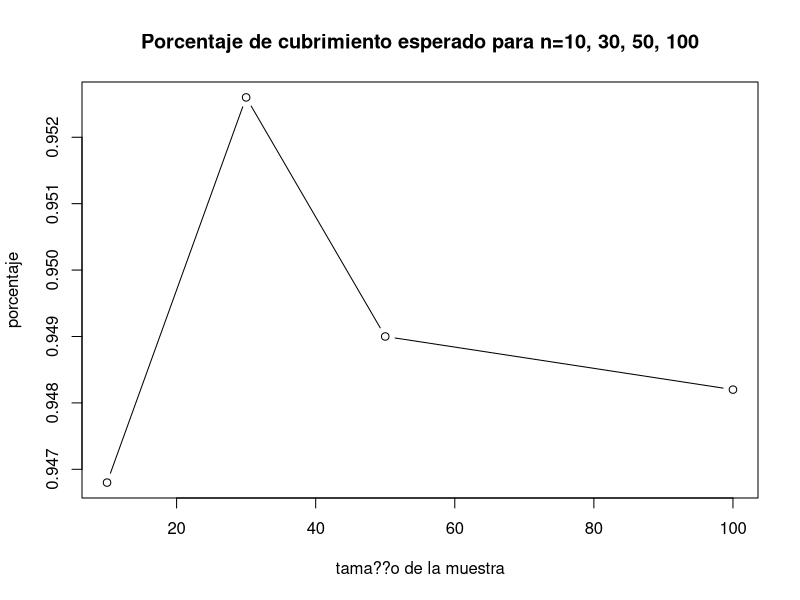
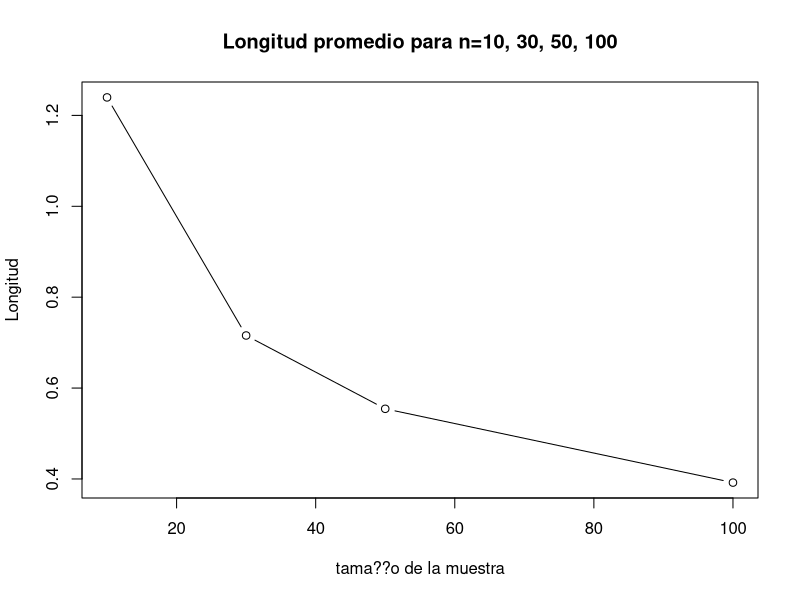
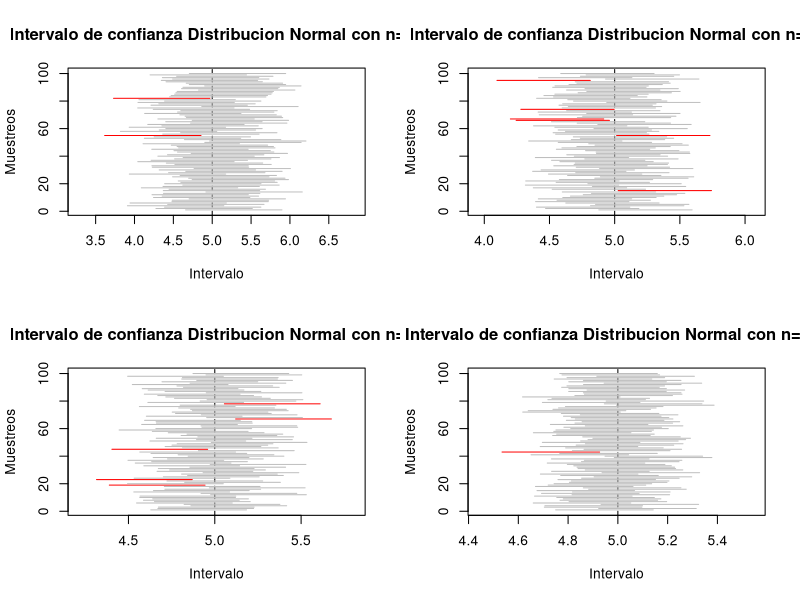
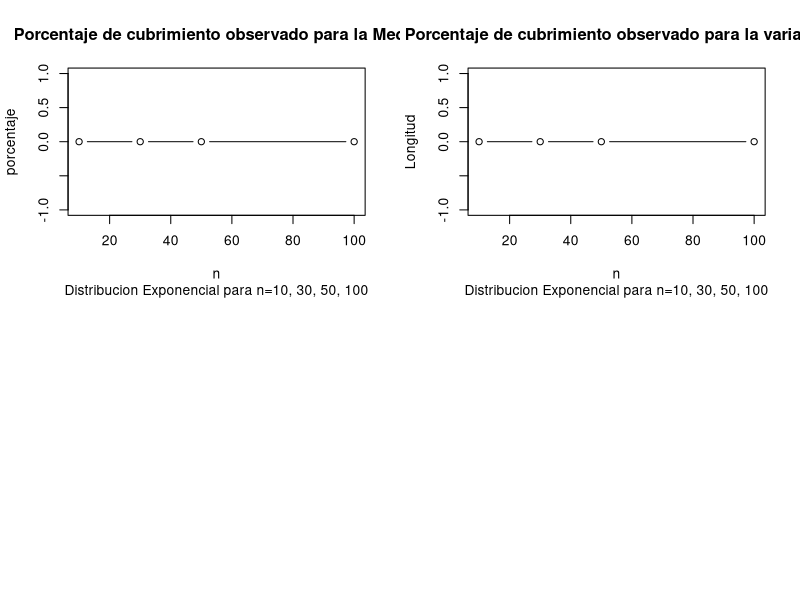

These figures' R source, in order: (Note: a time limit stopped this script after it produced the figures.)

# Laboratorio 3 Metodos Estadisticos 

# Diana C. Arias Sinisterra
# Kevin S. Garcia Chica
# Cesar A. Saavedra Vanegas

#--------------- Punto 1 ---------------#

B <- 5000 ## n??mero de experimentos
mu <- 5
sd <- 1
alpha <- 0.05
cuantil <- qnorm(1-alpha/2)

#---Para n=10---#
n1 <- 10 ## tama??o de muestra

muestras1 <- replicate(B, rnorm(n1, mu, sd))

calcula.el.intervalo1 <- function(columna) {
  
  m1 <- muestras1[, columna]
  
  sem1 <- sd(m1)/sqrt(length(m1))
  
  lim.inf1 <- mean(m1) - cuantil * sqrt(sd)/sqrt(n1)
  lim.sup1 <- mean(m1) + cuantil * sqrt(sd)/sqrt(n1)
  
  c(lim.inf1, lim.sup1)
}

#C??lculo de los nuevos intervalos#
c1=0
mis.intervalos1 <- matrix(rep(0, 10000), nrow = 2) ## matriz de ceros

for(i in 1:5000) {
  mis.intervalos1[,i] <- calcula.el.intervalo1(i)
  if (mis.intervalos1[1, i] <= mu && mis.intervalos1[2, i] >= mu){
    c1= c1+1
  }
  else{
    c1=c1
  }
}

Porcentaje1 <- c1/5000 #Proporcion de intervalos que atrapan al parametro

longitud1 <- numeric(length = B)
for (i in 1:B){
  longitud1[i]=(mis.intervalos1[2,i]-mis.intervalos1[1,i])
  longitudpro1=sum(longitud1)/B
}

#---Para n=30---#
n2 <- 30 ## tama??o de muestra

muestras2 <- replicate(B, rnorm(n2, mu, sd))

calcula.el.intervalo2 <- function(columna) {
  
  m2 <- muestras2[, columna]
  
  sem <- sd(m2)/sqrt(length(m2))
  
  lim.inf2 <- mean(m2) - cuantil * sqrt(sd)/sqrt(n2)
  lim.sup2 <- mean(m2) + cuantil * sqrt(sd)/sqrt(n2)
  
  c(lim.inf2, lim.sup2)
}

#C??lculo de los nuevos intervalos#
c2=0
mis.intervalos2 <- matrix(rep(0, 10000), nrow = 2) ## matriz de ceros

for(i in 1:5000) {
  mis.intervalos2[,i] <- calcula.el.intervalo2(i)
  if (mis.intervalos2[1, i] <= mu && mis.intervalos2[2, i] >= mu){
    c2= c2+1
  }
  else{
    c2=c2
  }
}

Porcentaje2 <- c2/5000 #Proporcion de intervalos que atrapan al parametro

longitud2 <- numeric(length = B)
for (i in 1:B){
  longitud2[i]=(mis.intervalos2[2,i]-mis.intervalos2[1,i])
  longitudpro2=sum(longitud2)/B
}

#---Para n=50---#
n3 <- 50 ## tama??o de muestra

muestras3 <- replicate(B, rnorm(n3, mu, sd))

calcula.el.intervalo3 <- function(columna) {
  
  m3 <- muestras3[, columna]
  
  sem <- sd(m3)/sqrt(length(m3))
  
  lim.inf3 <- mean(m3) - cuantil * sqrt(sd)/sqrt(n3)
  lim.sup3 <- mean(m3) + cuantil * sqrt(sd)/sqrt(n3)
  
  c(lim.inf3, lim.sup3)
}

#C??lculo de los nuevos intervalos#
c3=0
mis.intervalos3 <- matrix(rep(0, 10000), nrow = 2) ## matriz de ceros

for(i in 1:5000) {
  mis.intervalos3[,i] <- calcula.el.intervalo3(i)
  if (mis.intervalos3[1, i] <= mu && mis.intervalos3[2, i] >= mu){
    c3= c3+1
  }
  else{
    c3=c3
  }
}

Porcentaje3 <- c3/5000 #Proporcion de intervalos que atrapan al parametro

longitud3 <- numeric(length = B)
for (i in 1:B){
  longitud3[i]=(mis.intervalos3[2,i]-mis.intervalos3[1,i])
  longitudpro3=sum(longitud3)/B
}

#---Para n=100---#

n4 <- 100 ## tama??o de muestra

muestras4 <- replicate(B, rnorm(n4, mu, sd))

calcula.el.intervalo4 <- function(columna) {
  
  m4 <- muestras4[, columna]
  
  sem <- sd(m4)/sqrt(length(m4))
  
  lim.inf4 <- mean(m4) - cuantil * sqrt(sd)/sqrt(n4)
  lim.sup4 <- mean(m4) + cuantil * sqrt(sd)/sqrt(n4)
  
  c(lim.inf4, lim.sup4)
}

#Calculo de los nuevos intervalos#
c4=0
mis.intervalos4 <- matrix(rep(0, 10000), nrow = 2) ## matriz de ceros

for(i in 1:5000) {
  mis.intervalos4[,i] <- calcula.el.intervalo4(i)
  if (mis.intervalos4[1, i] <= mu && mis.intervalos4[2, i] >= mu){
    c4= c4+1
  }
  else{
    c4=c4
  }
}

Porcentaje4 <- c4/5000 #Proporcion de intervalos que atrapan al parametro

longitud4 <- numeric(length = B)
for (i in 1:B){
  longitud4[i]=(mis.intervalos4[2,i]-mis.intervalos4[1,i])
  longitudpro4=sum(longitud4)/B
}

tabla_cv<-c(Porcentaje1,Porcentaje2,Porcentaje3,Porcentaje4)
tabla_sd<-c(longitudpro1,longitudpro2,longitudpro3,longitudpro4)
tabla_cs<-c(n1,n2,n3,n4)

### Graficos ###
plot(tabla_cs, tabla_cv, type="b", main="Porcentaje de cubrimiento esperado para n=10, 30, 50, 100", 
     xlab="tama??o de la muestra", ylab="porcentaje")
plot(tabla_cs, tabla_sd, type="b", main="Longitud promedio para n=10, 30, 50, 100", 
     xlab="tama??o de la muestra", ylab="Longitud")

par(mfrow=c(2,2))
plot(1:100, type = "n",
     xlim = range(mis.intervalos1), main = "Intervalo de confianza Distribucion Normal con n=10",
     ylab = "Muestreos", xlab = "Intervalo")

abline(v = mu, lty = 2, col=("black"))

for(i in 1:100) {
  segments(mis.intervalos1[1,i], i, mis.intervalos1[2,i], i,
           col = ifelse(mis.intervalos1[1, i] < mu & mis.intervalos1[2, i] > mu, "gray", "red"))  
}

plot(1:100, type = "n",
     xlim = range(mis.intervalos2), main = "Intervalo de confianza Distribucion Normal con n=30",
     ylab = "Muestreos", xlab = "Intervalo")

abline(v = mu, lty = 2, col=("black"))

for(i in 1:100) {
  segments(mis.intervalos2[1,i], i, mis.intervalos2[2,i], i,
           col = ifelse(mis.intervalos2[1, i] < mu & mis.intervalos2[2, i] > mu, "gray", "red"))  
}

plot(1:100, type = "n",
     xlim = range(mis.intervalos3), main = "Intervalo de confianza Distribucion Normal con n=50",
     ylab = "Muestreos", xlab = "Intervalo")

abline(v = mu, lty = 2, col=("black"))

for(i in 1:100) {
  segments(mis.intervalos3[1,i], i, mis.intervalos3[2,i], i,
           col = ifelse(mis.intervalos3[1, i] < mu & mis.intervalos3[2, i] > mu, "gray", "red"))  
}

plot(1:100, type = "n",
     xlim = range(mis.intervalos4), main = "Intervalo de confianza Distribucion Normal con n=100",
     ylab = "Muestreos", xlab = "Intervalo")

abline(v = mu, lty = 2, col=("black"))

for(i in 1:100) {
  segments(mis.intervalos4[1,i], i, mis.intervalos4[2,i], i,
           col = ifelse(mis.intervalos4[1, i] < mu & mis.intervalos4[2, i] > mu, "gray", "red"))  
}

#-------------------------------------------------------------#
# Para una Exponencial
B <- 5000 ## n??mero de experimentos
n <- 100 ## tama??o de muestra
mu <- 5
sd <- 25
coeficiente <- 0.95
alpha <- 1-coeficiente  

muestras <- replicate(B, rexp(n,1/5))


calcula.el.intervalo <- function(columna) {
  
  m <- muestras[, columna]
  
  lim.inf <- mean(m) - qt(alpha/2,n-1)*sqrt(var(m))/sqrt(n)    
  lim.sup <- mean(m) + qt(alpha/2,n-1)*sqrt(var(m))/sqrt(n)
  
  c(lim.inf, lim.sup)
}

#---C??lculo de los nuevos intervalos---#
c=0
mis.intervalos <- matrix(rep(0, 10000), nrow = 2) ## matriz de ceros

for(i in 1:5000) {
  mis.intervalos[,i] <- calcula.el.intervalo(i)
  if (mis.intervalos[1, i] <= mu && mis.intervalos[2, i] >= mu){
    c= c+1
  }
  else{
    c=c
  }
}

Porcentaje <- c/5000 #Proporcion de intervalos que atrapan al parametro

longitud <- numeric(length = B)
for (i in 1:B){
  longitud[i]=(mis.intervalos[2,i]-mis.intervalos[1,i])
  longitudpro=sum(longitud)/B
}

tabla_cs<-c(n1,n2,n3,n4)
tablaexp <-c(0,0,0,0)

### Graficos ###
plot(tabla_cs, tablaexp, type="b", main="Porcentaje de cubrimiento observado para la Media", 
     sub="Distribucion Exponencial para n=10, 30, 50, 100", xlab="n", ylab="porcentaje")

plot(tabla_cs, tablaexp, type="b", main="Porcentaje de cubrimiento observado para la varianza", 
     sub="Distribucion Exponencial para n=10, 30, 50, 100", xlab="n", ylab="Longitud")

#--------------- Punto 4 ---------------#
  


#--------------- Punto 7 ---------------#
################   Parametros de las distribuciones #######################

k=100               ## Parametro de forma de la gamma
lambda_ga=0.5       ## Parametro de escala de la gamma
media=200           ## Media de la normal y parametro de locacion de laplace
sigma=sqrt(400)     ## Desviacion estandar de la normal
c=200 		    ## Parametro uniforme
d=600 		    ## Parametro uniforme

########################      distribucion normal    ##################################
cv_r=sigma/media    ## Coeficiente de variaci??n
alpha=0.05          ## Trabajamos con un nivel de confianza del 0.05
nsim=5000           ## numero de simulaciones
nsim2=100          ## Numero de remuestras
n<-c(5,seq(10,100,10)) ## Tama??o de muestras

tabla_sd<-matrix(nrow=11,ncol=6)               ## Matriz que almacena los 
colnames(tabla_sd)<-c("L.I 1","C.I 1", "L.I 2" #valores de la longitud media 
                      ,"C.I 2","L.I 3","C.I 3")#y la cobertura media de cada 
rownames(tabla_sd)<-c("5","10","20","30","40"  #intervalo para cada tama??o 
                      ,"50","60", "70","80",   #de muestra para la desviacion
                      "90","100")

tabla_cv<-matrix(nrow=11,ncol=8)               ## Matriz que almacena los 
colnames(tabla_cv)<-c("L.I 1","C.I 1", "L.I 2" #valores de la longitud media 
                      ,"C.I 2","L.I 3","C.I 3",#y la cobertura media de cada
                      "L.I 4", "C.I 4")        #intervalo para cada tama??o 
rownames(tabla_cv)<-c("5","10","20","30",      #de muestra para la desviacion
                      "40","50","60",
                      "70","80","90","100")

dist<-function(n,a,b){    ## Ditribucion a evaluar 
  x<-rnorm(n,a,b)
}

###################### Intevalos para la desviaci??n #########################

for(l in 1:length(n)){
  a=0      
  b=0
  long1=0   ## Vector de longitudes para el estimador 1
  long2=0   ## Vector de longitudes para el estimador 2
  contador1=0
  contador2=0
  p=1/(2*sqrt(n[l]-4)) ##Proporcion para el promedio recortado
  for(m in 1:nsim){
    x<-dist(n[l],media,sigma)   ## Distribucion a evaluar
    
    ##Calcular ro4 #######
    
    for(j in 1:n[l]){    
      b= b+((x[j]-mean(x))^2)  ## Denominador de ro
    }
    for(i in 1:n[l]){
      a=a+(((x[i]-mean(x, trim=p))^4)/(b^2)) #### ro4/n
    }
    r=n[l]*a  ## Ro 4
    
    ##Calcular c
    c=n[l]/(n[l]+qnorm((alpha/2),0,1))
    
    ## Calcular se
    se=c*(sqrt(((r*(n[l]-3))/n[l])/(n[l]-1)))
    
    ##Limites de los intervalos 
    
    #### Intervalo 1
    
    li1=sqrt(exp(log(c*var(x))+(qnorm((alpha/2),0,1)*se))) ## Inferior
    ls1=sqrt(exp(log(c*var(x))+(qnorm((1-(alpha/2)),0,1)*se))) ## Superior
    
    ## Intervalo 2
    
    li2<-sqrt(((n[l]-1)*var(x))/qchisq(1-(alpha/2),n[l]-1)) ## Inferior
    ls2<-sqrt(((n[l]-1)*var(x))/qchisq((alpha/2),n[l]-1)) ## Superior
    
    ## Calculo de la longitud
    
    long1[m]<- ls1-li1 ##Longitud intervalo 1
    long2[m]<- ls2-li2 ## Longitud intervalo 2
    
    if (sigma>=li1 & sigma<=ls1){
      contador1= contador1+1}   
    
    if (sigma>=li2 & sigma<=ls2){
      contador2= contador2+1 }
  } 
  
  ## Almacenamos todos los valores para cada n en un matriz
  
  tabla_sd[l,1]=mean(long1)
  tabla_sd[l,3]=mean(long2)
  tabla_sd[l,2]=contador1/nsim
  tabla_sd[l,4]=contador2/nsim
}

##### Intervalo bootrap para la desviaci??n estandar 

sd_boot=0  ## Vector para la distribcion de la desviaci??n

for(m in 1:length(n)){
  long7=0  ## vector de longitudes
  contador7=0 
  for(l in 1:nsim){
    x<-dist(n[m],media,sigma) ## Muestra de la distribucon a evaluar
    for(j in 1:nsim2){
      mues_boot<-sample(x,n[m],replace=T) ## Muestras con reemplazo
      sd_boot[j]= sd(mues_boot)}
    li7=quantile(sd_boot, (alpha/2))  #limite inferior
    ls7=quantile(sd_boot, 1-(alpha/2)) #limite superior
    
    long7[l]=ls7-li7  ## Calculo de la longitud
    
    if(sigma>=li7 & sigma<=ls7){
      contador7=contador7+1}   
  }
  tabla_sd[m,5]=mean(long7)  ## Longitud promedio
  tabla_sd[m,6]=contador7/nsim ## Cobertura
}

tabla_sd
############ Intervalos de confianza para CV #######################

for(j in 1:length(n)){
  long3=0  ## Vector de longitudes para el intervalo 1
  long4=0  ## Vector de longitudes para el intervalo 2 
  long5=0  ## Vector de longitudes para el intervalo 3
  contador3=0
  contador4=0
  contador5=0
  
  for(i in 1:nsim){ 
    x<-dist(n[j],media,sigma) ## distribucion a evaluar
    
    cv= sd(x)/mean(x)  ## Coeficiente de varianci??n estiamado
    
    ## Inverlo 1
    li3=cv+(qnorm((alpha/2),0,1)*sqrt(1/(n[j]-1))*(cv^2)*(0.5+(cv^2)))
    ls3=cv+(qnorm(1-(alpha/2),0,1)*sqrt(1/(n[j]-1))*(cv^2)*(0.5+(cv^2)))
    
    ## Intervalo 2
    li4=((sqrt((n[j]-1))*cv)/(sqrt(qchisq(1-(alpha/2),n[j]-1))))
    ls4=((sqrt((n[j]-1))*cv)/(sqrt(qchisq((alpha/2),n[j]-1))))
    
    ## Intervalo 3
    li5=cv+(qnorm((alpha/2),0,1)*(sqrt((cv^4)+0.5*(cv^2))/sqrt(n[j])))
    ls5=cv+(qnorm(1-(alpha/2),0,1)*(sqrt((cv^4)+0.5*(cv^2))/sqrt(n[j])))
    
    ## Calculo de la Longitud
    
    long3[i]=ls3-li3
    long4[i]=ls4-li4
    long5[i]=ls5-li5
    
    # Calculo de la Cobertura para cada intervalo 
    if (cv_r>=li3 & cv_r<=ls3){
      contador3= contador3+1}
    
    if (cv_r>=li4 & cv_r<=ls4){
      contador4= contador4+1}
    
    if (cv_r>=li5 & cv_r<=ls5){
      contador5= contador5+1}
  }
  
  tabla_cv[j,1]=mean(long3)
  tabla_cv[j,3]=mean(long4)
  tabla_cv[j,5]=mean(long5)
  tabla_cv[j,2]=contador3/nsim
  tabla_cv[j,4]=contador4/nsim
  tabla_cv[j,6]=contador5/nsim
}

##### Intervalo bootrap para el coeficiente de variaci??n ###############
cv_boot=0

for(m in 1:length(n)){
  cober6=0
  long6=0
  contador6=0
  for(l in 1:nsim){
    x<-dist(n[m],media,sigma)
    for(j in 1:nsim2){
      mues_boot<-sample(x,n[m],replace=T) ## Muestras con reemplazo
      cv_boot[j]= sd(mues_boot)/mean(mues_boot) }
    li6=quantile(cv_boot, (alpha/2))
    ls6=quantile(cv_boot, 1-(alpha/2))
    
    long6[l]=ls6-li6
    
    if(cv_r>=li6 & cv_r<=ls6){
      contador6=contador6+1}   
  }
  tabla_cv[m,7]=mean(long6)
  tabla_cv[m,8]=contador6/nsim
}
####### Graficas ########
par(mfrow=c(1,2))
plot(tabla_sd[,2],main="Cobertura de los intervalos para sd
     en la distribucion Normal",col="red",type="o",
     xaxt='n',ylim=c(0,1),pch=5,xlab="Tama??o muestra",
     ylab="Proporcion de aceptados")
axis(1,1:length(n),n)
lines(tabla_sd[,4],col="blue",type="o")
lines(tabla_sd[,6],type="b")
abline(h=1-alpha,col="green")
legend(5,0.7,c("alpha","estimador 1","estimador 2","Bootstrap"),
       col=c("green","red","blue","black"),lty=c(1,1),cex=0.8)

plot(tabla_sd[,1],main="Longitud de los intervalos para sd
     en la distribucion Normal",col="red",type="o",
     xaxt='n',ylim=c(0,max(tabla_sd[,1])),pch=5,xlab="Tama??o muestra",
     ylab="Longitud")
axis(1,1:length(n),n)
lines(tabla_sd[,3],col="blue",type="o")
lines(tabla_sd[,5],type="b")
legend(5,90,c("estimador 1","estimador 2","Bootstrap"),
       col=c("red","blue","black"),lty=c(1,1),cex=0.8 )

par(mfrow=c(1,2))
plot(tabla_cv[,2],main="Cobertura de los intervalos para CV
     en la distribucion Normal",col="red",type="o",
     xaxt='n',ylim=c(0,1),pch=5,xlab="Tama??o muestra",
     ylab="Proporcion de aceptados")
axis(1,1:length(n),n)
lines(tabla_cv[,4],col="blue",type="o")
lines(tabla_cv[,6],type="b")
lines(tabla_cv[,8], col="purple", type="o")
abline(h=1-alpha,col="green")
legend(5,0.85,c("alpha","estimador 1","estimador 2","estimador 3","Bootstrap"),
       col=c("green","red","blue","purple","black"),lty=c(1,1),cex=0.8)

plot(tabla_cv[,1],main="Longitud de los intervalos para CV
     en la distribucion Normal",col="red",type="o",
     xaxt='n',ylim=c(0,max(tabla_cv)),pch=5,xlab="Tama??o muestra",
     ylab="Longitud")
axis(1,1:length(n),n)
lines(tabla_cv[,3],col="blue",type="o")
lines(tabla_cv[,5],type="b")
lines(tabla_cv[,7], col="purple", type="o")
legend(5,0.85,c("estimador 1","estimador 2","estimador 3","Bootstrap"),
       col=c("red","blue","purple","black"),lty=c(1,1),cex=0.8) 

################ distribucion Gamma #######################
tabla_cv<-matrix(nrow=11,ncol=8)               ## Matriz que almacena los 
colnames(tabla_cv)<-c("L.I 1","C.I 1", "L.I 2" #valores de la longitud media 
                      ,"C.I 2","L.I 3","C.I 3",#y la cobertura media de cada
                      "L.I 4", "C.I 4")        #intervalo para cada tama??o 
rownames(tabla_cv)<-c("5","10","20","30",      #de muestra para la desviacion
                      "40","50","60",
                      "70","80","90","100")
tabla_sd<-matrix(nrow=11,ncol=6)               ## Matriz que almacena los 
colnames(tabla_sd)<-c("L.I 1","C.I 1", "L.I 2" #valores de la longitud media 
                      ,"C.I 2","L.I 3","C.I 3")#y la cobertura media de cada 
rownames(tabla_sd)<-c("5","10","20","30","40"  #intervalo para cada tama??o 
                      ,"50","60", "70","80",   #de muestra para la desviacion
                      "90","100")

alpha=0.05
k=100               ## Parametro de forma de la gamma
lambda_ga=0.5       ## Parametro de escala de la gamma
sigma=sqrt(400) 
cv_g=1/sqrt(100) 
nsim=5000           ## numero de simulaciones
nsim2=100          ## Numero de remuestras
n<-c(5,seq(10,100,10)) ## Tama??o de muestras

for(l in 1:length(n)){
  a=0      
  b=0
  long1=0   ## Vector de longitudes para el estimador 1
  long2=0   ## Vector de longitudes para el estimador 2
  contador1=0
  contador2=0
  p=1/(2*sqrt(n[l]-4)) ##Proporcion para el promedio recortado
  for(m in 1:nsim){
    x<-rgamma(n[l],shape=k,scale=lambda_ga)  ## Distribucion a evaluar
    
    ##Calcular ro4 #######
    
    for(j in 1:n[l]){    
      b= b+((x[j]-mean(x))^2)  ## Denominador de ro
    }
    for(i in 1:n[l]){
      a=a+(((x[i]-mean(x, trim=p))^4)/(b^2)) #### ro4/n
    }
    r=n[l]*a  ## Ro 4
    
    ##Calcular c
    c=n[l]/(n[l]+qnorm((alpha/2),0,1))
    
    ## Calcular se
    se=c*(sqrt(((r*(n[l]-3))/n[l])/(n[l]-1)))
    
    ##Limites de los intervalos 
    
    #### Intervalo 1
    
    li1=sqrt(exp(log(c*var(x))+(qnorm((alpha/2),0,1)*se))) ## Inferior
    ls1=sqrt(exp(log(c*var(x))+(qnorm((1-(alpha/2)),0,1)*se))) ## Superior
    
    ## Intervalo 2
    
    li2<-sqrt(((n[l]-1)*var(x))/qchisq(1-(alpha/2),n[l]-1)) ## Inferior
    ls2<-sqrt(((n[l]-1)*var(x))/qchisq((alpha/2),n[l]-1)) ## Superior
    
    ## Calculo de la longitud
    
    long1[m]<- ls1-li1 ##Longitud intervalo 1
    long2[m]<- ls2-li2 ## Longitud intervalo 2
    
    if (sigma>=li1 & sigma<=ls1){
      contador1= contador1+1}   
    
    if (sigma>=li2 & sigma<=ls2){
      contador2= contador2+1 }
  } 
  
  ## Almacenamos todos los valores para cada n en un matriz
  
  tabla_sd[l,1]=mean(long1)
  tabla_sd[l,3]=mean(long2)
  tabla_sd[l,2]=contador1/nsim
  tabla_sd[l,4]=contador2/nsim
}

##### Intervalo bootrap para la desviaci??n estandar 

sd_boot=0  ## Vector para la distribcion de la desviaci??n

for(m in 1:length(n)){
  long7=0  ## vector de longitudes
  contador7=0 
  for(l in 1:nsim){
    x<-rgamma(n[m],shape=k,scale=lambda_ga) ## Muestra de la distribucon a evaluar
    for(j in 1:nsim2){
      mues_boot<-sample(x,n,replace=T) ## Muestras con reemplazo
      sd_boot[j]= sd(mues_boot)}
    li7=quantile(sd_boot, (alpha/2))  #limite inferior
    ls7=quantile(sd_boot, 1-(alpha/2)) #limite superior
    
    long7[l]=ls7-li7  ## Calculo de la longitud
    if(sigma>=li7 & sigma<=ls7){
      contador7=contador7+1}   
  }
  tabla_sd[m,5]=mean(long7)  ## Longitud promedio
  tabla_sd[m,6]=contador7/nsim ## Cobertura
}

tabla_sd
############ Intervalos de confianza para CV #######################

for(j in 1:length(n)){
  long3=0  ## Vector de longitudes para el intervalo 1
  long4=0  ## Vector de longitudes para el intervalo 2 
  long5=0  ## Vector de longitudes para el intervalo 3
  contador3=0
  contador4=0
  contador5=0
  
  for(i in 1:nsim){ 
    x<-rgamma(n[j],shape=k,scale=lambda_ga) ## distribucion a evaluar
    
    cv= sd(x)/mean(x)  ## Coeficiente de varianci??n estiamado
    
    ## Inverlo 1
    li3=cv+(qnorm((alpha/2),0,1)*sqrt(1/(n[j]-1))*(cv^2)*(0.5+(cv^2)))
    ls3=cv+(qnorm(1-(alpha/2),0,1)*sqrt(1/(n[j]-1))*(cv^2)*(0.5+(cv^2)))
    
    ## Intervalo 2
    li4=((sqrt((n[j]-1))*cv)/(sqrt(qchisq(1-(alpha/2),n[j]-1))))
    ls4=((sqrt((n[j]-1))*cv)/(sqrt(qchisq((alpha/2),n[j]-1))))
    
    ## Intervalo 3
    li5=cv+(qnorm((alpha/2),0,1)*(sqrt((cv^4)+0.5*(cv^2))/sqrt(n[j])))
    ls5=cv+(qnorm(1-(alpha/2),0,1)*(sqrt((cv^4)+0.5*(cv^2))/sqrt(n[j])))
    
    ## Calculo de la Longitud
    
    long3[i]=ls3-li3
    long4[i]=ls4-li4
    long5[i]=ls5-li5
    
    # Calculo de la Cobertura para cada intervalo 
    if (cv_g>=li3 & cv_g<=ls3){
      contador3= contador3+1}
    
    if (cv_g>=li4 & cv_g<=ls4){
      contador4= contador4+1}
    
    if (cv_g>=li5 & cv_g<=ls5){
      contador5= contador5+1}
  }
  
  tabla_cv[j,1]=mean(long3)
  tabla_cv[j,3]=mean(long4)
  tabla_cv[j,5]=mean(long5)
  tabla_cv[j,2]=contador3/nsim
  tabla_cv[j,4]=contador4/nsim
  tabla_cv[j,6]=contador5/nsim
}

##### Intervalo bootrap para el coeficiente de variaci??n ###############
cv_boot=0

for(m in 1:length(n)){
  cober6=0
  long6=0
  contador6=0
  for(l in 1:nsim){
    x<-rgamma(n[m],shape=k,scale=lambda_ga)
    for(j in 1:nsim2){
      mues_boot<-sample(x,n,replace=T) ## Muestras con reemplazo
      cv_boot[j]= sd(mues_boot)/mean(mues_boot) }
    li6=quantile(cv_boot, (alpha/2))
    ls6=quantile(cv_boot, 1-(alpha/2))
    
    long6[l]=ls6-li6
    
    if(cv_g>=li6 & cv_g<=ls6){
      contador6=contador6+1}   
  }
  tabla_cv[m,7]=mean(long6)
  tabla_cv[m,8]=contador6/nsim
}

####### Graficas ########
par(mfrow=c(1,2))
plot(tabla_sd[,2],main="Cobertura de los intervalos para sd
     en la distribucion Gamma",col="red",type="o",
     xaxt='n',ylim=c(0.6,1),pch=5,xlab="Tama??o de muestra",
     ylab="Proporcion de aceptados")
axis(1,1:length(n),n)
lines(tabla_sd[,4],col="blue",type="o")
lines(tabla_sd[,6],type="b")
abline(h=1-alpha,col="green")
legend(5,0.85,c("alpha","estimador 1","estimador 2","Bootstrap"),
       col=c("green","red","blue","black"),lty=c(1,1),cex=0.8)

plot(tabla_sd[,1],main="Longitud de los intervalos para sd
     en la distribucion Gamma",col="red",type="o",
     xaxt='n',ylim=c(0,max(tabla_sd[,1])),pch=5,xlab="Tama??o de muestra",
     ylab="Proporcion de aceptados")
axis(1,1:length(n),n)
lines(tabla_sd[,3],col="blue",type="o")
lines(tabla_sd[,5],type="b")
legend(5,15,c("estimador 1","estimador 2","Bootstrap"),
       col=c("red","blue","black"),lty=c(1,1),cex=0.8)

par(mfrow=c(1,2))
plot(tabla_cv[,2],main="Cobertura de los intervalos para CV
     en la distribucion Gamma",col="red",type="o",
     xaxt='n',ylim=c(0,1),pch=5,xlab="Tama??o de muestra",
     ylab="Proporcion de aceptados")
axis(1,1:length(n),n)
lines(tabla_cv[,4],col="blue",type="o")
lines(tabla_cv[,6],type="b")
lines(tabla_cv[,8], col="purple", type="o")
abline(h=1-alpha,col="green")
legend(5,0.85,c("alpha","estimador 1","estimador 2","estimador 3","Bootstrap"),
       col=c("green","red","blue","purple","black"),lty=c(1,1),cex=0.8)

plot(tabla_cv[,1],main="Longitud de los intervalos para CV
     en la distribucion Gamma",col="red",type="o",
     xaxt='n',ylim=c(0,max(tabla_cv)),pch=5,xlab="Tama??o de muestra",
     ylab="Proporcion de aceptados")
axis(1,1:length(n),n)
lines(tabla_cv[,3],col="blue",type="o")
lines(tabla_cv[,5],type="b")
lines(tabla_cv[,7], col="purple", type="o")
legend(5,0.85,c("estimador 1","estimador 2","estimador 3","Bootstrap"),
       col=c("red","blue","purple","black"),lty=c(1,1),cex=0.8) 

########################     distribucion Uniforme   ##################################
cv_r=sigma/media    ## Coeficiente de variaci??n
alpha=0.05          ## Trabajamos con un nivel de confianza del 0.05
nsim=5000           ## numero de simulaciones
nsim2=100          ## Numero de remuestras
n<-c(5,seq(10,100,10)) ## Tama??o de muestras

tabla_sd<-matrix(nrow=11,ncol=6)               ## Matriz que almacena los 
colnames(tabla_sd)<-c("L.I 1","C.I 1", "L.I 2" #valores de la longitud media 
                      ,"C.I 2","L.I 3","C.I 3")#y la cobertura media de cada 
rownames(tabla_sd)<-c("5","10","20","30","40"  #intervalo para cada tama??o 
                      ,"50","60", "70","80",   #de muestra para la desviacion
                      "90","100")

tabla_cv<-matrix(nrow=11,ncol=8)               ## Matriz que almacena los 
colnames(tabla_cv)<-c("L.I 1","C.I 1", "L.I 2" #valores de la longitud media 
                      ,"C.I 2","L.I 3","C.I 3",#y la cobertura media de cada
                      "L.I 4", "C.I 4")        #intervalo para cada tama??o 
rownames(tabla_cv)<-c("5","10","20","30",      #de muestra para la desviacion
                      "40","50","60",
                      "70","80","90","100")

dist<-function(n,a,b){    ## Ditribucion a evaluar 
  x<-runif(n,a,b)
}

###################### Intevalos para la desviaci??n #########################

for(l in 1:length(n)){
  a=0      
  b=0
  long1=0   ## Vector de longitudes para el estimador 1
  long2=0   ## Vector de longitudes para el estimador 2
  contador1=0
  contador2=0
  p=1/(2*sqrt(n[l]-4)) ##Proporcion para el promedio recortado
  for(m in 1:nsim){
    x<-dist(n[l],c,d)   ## Distribucion a evaluar
    
    ##Calcular ro4 #######
    
    for(j in 1:n[l]){    
      b= b+((x[j]-mean(x))^2)  ## Denominador de ro
    }
    for(i in 1:n[l]){
      a=a+(((x[i]-mean(x, trim=p))^4)/(b^2)) #### ro4/n
    }
    r=n[l]*a  ## Ro 4
    
    ##Calcular c
    c=n[l]/(n[l]+qnorm((alpha/2),0,1))
    
    ## Calcular se
    se=c*(sqrt(((r*(n[l]-3))/n[l])/(n[l]-1)))
    
    ##Limites de los intervalos 
    
    #### Intervalo 1
    
    li1=sqrt(exp(log(c*var(x))+(qnorm((alpha/2),0,1)*se))) ## Inferior
    ls1=sqrt(exp(log(c*var(x))+(qnorm((1-(alpha/2)),0,1)*se))) ## Superior
    
    ## Intervalo 2
    
    li2<-sqrt(((n[l]-1)*var(x))/qchisq(1-(alpha/2),n[l]-1)) ## Inferior
    ls2<-sqrt(((n[l]-1)*var(x))/qchisq((alpha/2),n[l]-1)) ## Superior
    
    ## Calculo de la longitud
    
    long1[m]<- ls1-li1 ##Longitud intervalo 1
    long2[m]<- ls2-li2 ## Longitud intervalo 2
    
    if (sigma>=li1 & sigma<=ls1){
      contador1= contador1+1}   
    
    if (sigma>=li2 & sigma<=ls2){
      contador2= contador2+1 }
  } 
  
  ## Almacenamos todos los valores para cada n en un matriz
  
  tabla_sd[l,1]=mean(long1)
  tabla_sd[l,3]=mean(long2)
  tabla_sd[l,2]=contador1/nsim
  tabla_sd[l,4]=contador2/nsim
}

##### Intervalo bootrap para la desviaci??n estandar 

sd_boot=0  ## Vector para la distribcion de la desviaci??n

for(m in 1:length(n)){
  long7=0  ## vector de longitudes
  contador7=0 
  for(l in 1:nsim){
    x<-dist(n[m],c,d) ## Muestra de la distribucon a evaluar
    for(j in 1:nsim2){
      mues_boot<-sample(x,n[m],replace=T) ## Muestras con reemplazo
      sd_boot[j]= sd(mues_boot)}
    li7=quantile(sd_boot, (alpha/2))  #limite inferior
    ls7=quantile(sd_boot, 1-(alpha/2)) #limite superior
    
    long7[l]=ls7-li7  ## Calculo de la longitud
    
    if(sigma>=li7 & sigma<=ls7){
      contador7=contador7+1}   
  }
  tabla_sd[m,5]=mean(long7)  ## Longitud promedio
  tabla_sd[m,6]=contador7/nsim ## Cobertura
}

tabla_sd
############ Intervalos de confianza para CV #######################

for(j in 1:length(n)){
  long3=0  ## Vector de longitudes para el intervalo 1
  long4=0  ## Vector de longitudes para el intervalo 2 
  long5=0  ## Vector de longitudes para el intervalo 3
  contador3=0
  contador4=0
  contador5=0
  
  for(i in 1:nsim){ 
    x<-dist(n[j],c,d) ## distribucion a evaluar
    
    cv= sd(x)/mean(x)  ## Coeficiente de varianci??n estiamado
    
    ## Inverlo 1
    li3=cv+(qnorm((alpha/2),0,1)*sqrt(1/(n[j]-1))*(cv^2)*(0.5+(cv^2)))
    ls3=cv+(qnorm(1-(alpha/2),0,1)*sqrt(1/(n[j]-1))*(cv^2)*(0.5+(cv^2)))
    
    ## Intervalo 2
    li4=((sqrt((n[j]-1))*cv)/(sqrt(qchisq(1-(alpha/2),n[j]-1))))
    ls4=((sqrt((n[j]-1))*cv)/(sqrt(qchisq((alpha/2),n[j]-1))))
    
    ## Intervalo 3
    li5=cv+(qnorm((alpha/2),0,1)*(sqrt((cv^4)+0.5*(cv^2))/sqrt(n[j])))
    ls5=cv+(qnorm(1-(alpha/2),0,1)*(sqrt((cv^4)+0.5*(cv^2))/sqrt(n[j])))
    
    ## Calculo de la Longitud
    
    long3[i]=ls3-li3
    long4[i]=ls4-li4
    long5[i]=ls5-li5
    
    # Calculo de la Cobertura para cada intervalo 
    if (cv_r>=li3 & cv_r<=ls3){
      contador3= contador3+1}
    
    if (cv_r>=li4 & cv_r<=ls4){
      contador4= contador4+1}
    
    if (cv_r>=li5 & cv_r<=ls5){
      contador5= contador5+1}
  }
  
  tabla_cv[j,1]=mean(long3)
  tabla_cv[j,3]=mean(long4)
  tabla_cv[j,5]=mean(long5)
  tabla_cv[j,2]=contador3/nsim
  tabla_cv[j,4]=contador4/nsim
  tabla_cv[j,6]=contador5/nsim
}

##### Intervalo bootrap para el coeficiente de variaci??n ###############
cv_boot=0

for(m in 1:length(n)){
  cober6=0
  long6=0
  contador6=0
  for(l in 1:nsim){
    x<-dist(n[m],c,d)
    for(j in 1:nsim2){
      mues_boot<-sample(x,n[m],replace=T) ## Muestras con reemplazo
      cv_boot[j]= sd(mues_boot)/mean(mues_boot) }
    li6=quantile(cv_boot, (alpha/2))
    ls6=quantile(cv_boot, 1-(alpha/2))
    
    long6[l]=ls6-li6
    
    if(cv_r>=li6 & cv_r<=ls6){
      contador6=contador6+1}   
  }
  tabla_cv[m,7]=mean(long6)
  tabla_cv[m,8]=contador6/nsim
}
####### Graficas ########
par(mfrow=c(1,2))
plot(tabla_sd[,2],main="Cobertura de los intervalos para sd
     en la distribucion uniforme",col="red",type="o",
     xaxt='n',ylim=c(0,1),pch=5,xlab="Tama??o de muestra",
     ylab="Proporcion de aceptados")
axis(1,1:length(n),n)
lines(tabla_sd[,4],col="blue",type="o")
lines(tabla_sd[,6],type="b")
abline(h=1-alpha,col="green")
legend(5,0.7,c("alpha","estimador 1","estimador 2","Bootstrap"),
       col=c("green","red","blue","black"),lty=c(1,1),cex=0.8)

plot(tabla_sd[,1],main="Longitud de los intervalos para sd
     en la distribucion uniforme",col="red",type="o",
     xaxt='n',ylim=c(0,max(tabla_sd[,1])),pch=5,xlab="Tama??o de muestra",
     ylab="Longitud")
axis(1,1:length(n),n)
lines(tabla_sd[,3],col="blue",type="o")
lines(tabla_sd[,5],type="b")
legend(5,550,c("estimador 1","estimador 2","Bootstrap"),
       col=c("red","blue","black"),lty=c(1,1),cex=0.8 )

par(mfrow=c(1,2))
plot(tabla_cv[,2],main="Cobertura de los intervalos para CV
     en la distribucion uniforme",col="red",type="o",
     xaxt='n',ylim=c(0,1),pch=5,xlab="Tama??o de muestra",
     ylab="Proporcion de aceptados")
axis(1,1:length(n),n)
lines(tabla_cv[,4],col="blue",type="o")
lines(tabla_cv[,6],type="b")
lines(tabla_cv[,8], col="purple", type="o")
abline(h=1-alpha,col="green")
legend(5,250,c("alpha","estimador 1","estimador 2","estimador 3","Bootstrap"),
       col=c("green","red","blue","purple","black"),lty=c(1,1),cex=0.8)

plot(tabla_cv[,1],main="Longitud de los intervalos para CV
     en la distribuci??n uniforme",col="red",type="o",
     xaxt='n',ylim=c(0,max(tabla_cv)),pch=5,xlab="Tama??o de muestra",
     ylab="Longitud")
axis(1,1:length(n),n)
lines(tabla_cv[,3],col="blue",type="o")
lines(tabla_cv[,5],type="b")
lines(tabla_cv[,7], col="purple", type="o")
legend(5,0.85,c("estimador 1","estimador 2","estimador 3","Bootstrap"),
       col=c("red","blue","purple","black"),lty=c(1,1),cex=0.8)
